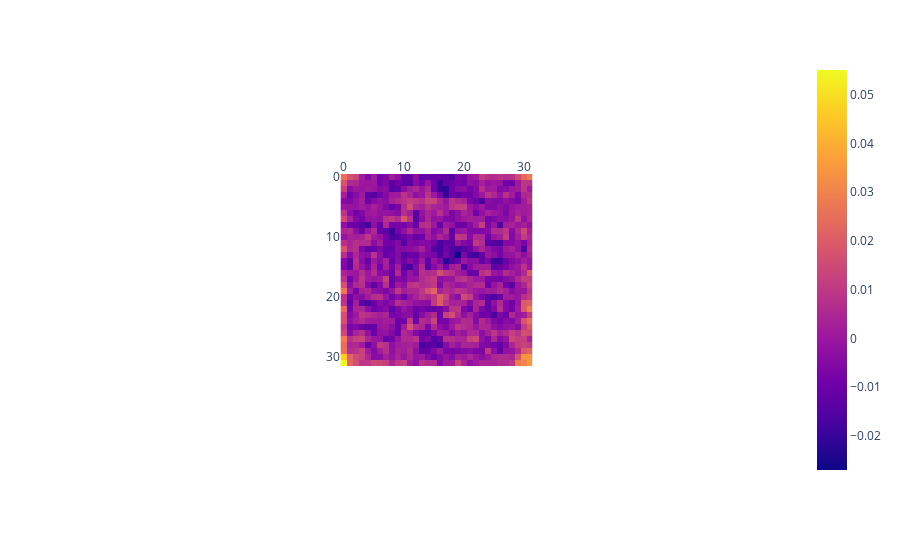

Notebook code for this chart:
### Code cell
resultsl2_g = np.array(resultsl2_g)
resultsl2_g = resultsl2_g.reshape([32,32])

fig_g = px.imshow(resultsl2_g)
fig_g.update_xaxes(side="top")
fig_g.show()

### Figure 1 — Plotly figure (JSON) as saved in the notebook; plotly's stock layout.template omitted (floating-point values rounded to 4 significant figures; data arrays with more than 128 entries replaced by an {"elided": "..."} marker saying what was removed)
{"data": [{"coloraxis": "coloraxis", "hovertemplate": "x: %{x}<br>y: %{y}<br>color: %{z}<extra></extra>", "name": "0", "type": "heatmap", "xaxis": "x", "yaxis": "y", "z": {"elided": "32x32 float values"}}], "layout": {"autosize": true, "coloraxis": {"colorscale": [[0, "#0d0887"], [0.1111, "#46039f"], [0.2222, "#7201a8"], [0.3333, "#9c179e"], [0.4444, "#bd3786"], [0.5556, "#d8576b"], [0.6667, "#ed7953"], [0.7778, "#fb9f3a"], [0.8889, "#fdca26"], [1, "#f0f921"]]}, "margin": {"t": 60}, "xaxis": {"anchor": "y", "autorange": true, "constrain": "domain", "domain": [0.3654, 0.6346], "range": [-0.5, 31.5], "scaleanchor": "y", "side": "top"}, "yaxis": {"anchor": "x", "autorange": true, "constrain": "domain", "domain": [0, 1], "range": [31.5, -0.5]}}}
